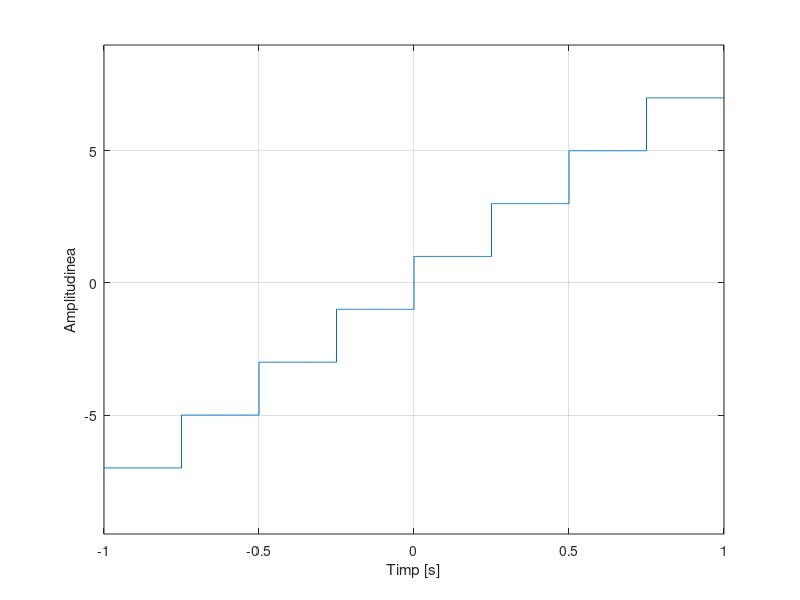

Write MATLAB code to recreate this figure.
T = 2;
t1 = -1:0.002:-0.75
t2 = -0.75:0.002:-0.5
t3 = -0.5:0.002:-0.25
t4 = -0.25:0.002:0;
t5 = 0:0.002:0.25;
t6 = 0.25:0.002:0.5;
t7 = 0.5:0.002:0.75;
t8 = 0.75:0.002:1;
x1 = zeros(size(t1))-7;
x2 = zeros(size(t2))-5;
x3 = zeros(size(t3))-3;
x4 = zeros(size(t4))-1;
x5 = ones(size(t5));
x6 = ones(size(t6))+2;
x7 = ones(size(t7))+4;
x8 = ones(size(t8))+6;
t = [t1 t2 t3 t4 t5 t6 t7 t8];
x = [x1 x2 x3 x4 x5 x6 x7 x8];
plot(t,x),ylim([-9.5 9.0]),xlabel('Timp [s]'),ylabel('Amplitudinea'),grid on;